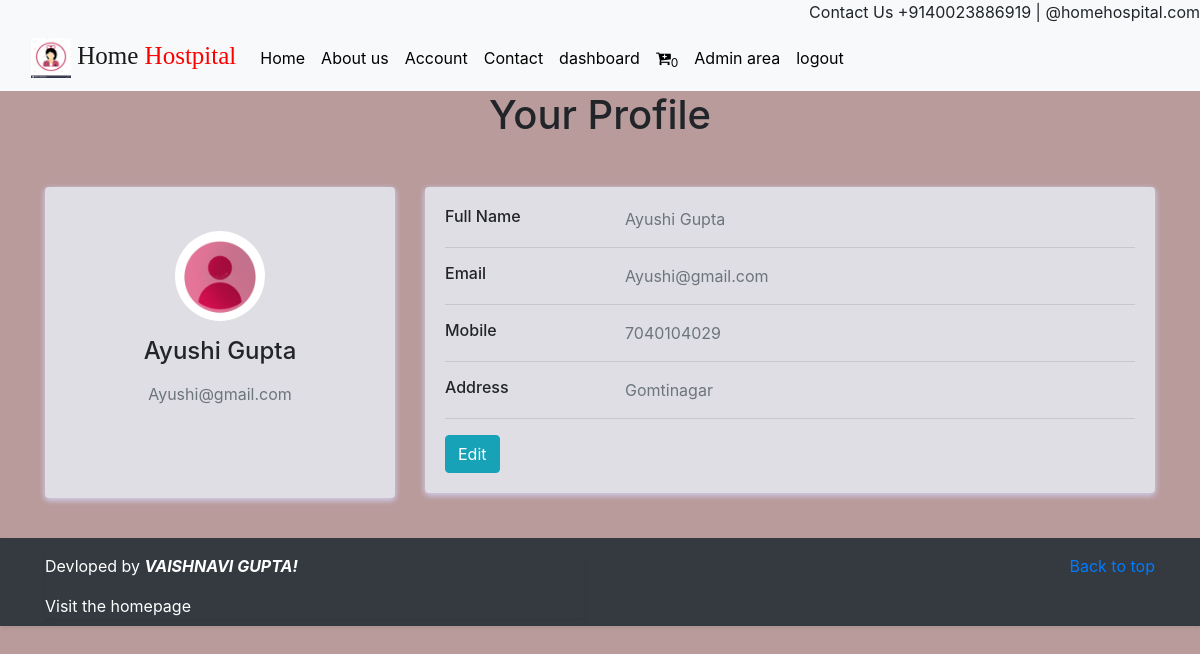
Screenshot of /userprofile/ (signed in) with the database file from the repository.
### app/models.py (models this page shows)
class Profile(models.Model):
    user = models.ForeignKey(User, on_delete=CASCADE)
    Full_Name = models.CharField(max_length=30, default='')
    gender = models.CharField(max_length=6,choices=gender_option, default='')
    email = models.CharField(max_length=30)
    mobile = models.CharField(max_length=15,validators=[phone_regex], default='')
    pic = models.ImageField(upload_to='users')
    update_on = models.DateTimeField(auto_now=True)
    address = models.TextField(default="not available")

### app/views.py (the view)
# urls.py: path('userprofile/', user_profileview, name='up'),
@login_required
def user_profileview(request):
    users = Profile.objects.filter(user__pk=request.user.pk)
    if len(users)==1:
        context= {'userprofile':users}
    else:
        context = {'userprofile': None}
    return render(request, 'user_profile.html',context)

### templates/user_profile.html (shortened to what this page needs)
{% extends 'layout/base.html' %}
{% block content %}
<h1 style="text-align: center;">Your Profile</h1> <br>
<div class="container">
<div class="row gutters-sm">
{% if userprofile %}
{% for data in userprofile %}
    <div class="col-md-4 mb-3 my-3">
        <div class="card">
            <div class="card-body">
                <div class="d-flex flex-column align-items-center text-center"> <br>
                    <img src={{data.pic.url}} alt="Admin" class="rounded-circle"
                        width="90">
                    <div class="mt-3">
                        <h4>{{data.Full_Name}}</h4>
                        <p class="text-muted font-size-sm">{{data.email}}</p> <br>
                    </div>
                </div>
            </div>
        </div>
    </div>
    <div class="col-md-8 my-3">
        <div class="card mb-3">
            <div class="card-body">
                <div class="row">
                    <div class="col-sm-3">
                        <h6 class="mb-0">Full Name</h6>
                    </div>
                    <div class="col-sm-9 text-secondary"> {{data.Full_Name}}</div>
                </div>
                <hr>
                <div class="row">
                    <div class="col-sm-3">
                        <h6 class="mb-0">Email</h6>
                    </div>
                    <div class="col-sm-9 text-secondary"> {{data.email}}</div>
                </div>
                <hr>
                <div class="row">
                    <div class="col-sm-3">
                        <h6 class="mb-0">Mobile</h6>
                    </div>
                    <div class="col-sm-9 text-secondary">{{data.mobile}}</div>
                </div>
                <hr>
                <div class="row">
                    <div class="col-sm-3">
                        <h6 class="mb-0">Address</h6>
                    </div>
                    <div class="col-sm-9 text-secondary"> {{data.address}}</div>
                </div>
                <hr>
                <div class="row">
                    <div class="col-sm-12"> <a class="btn btn-info " target="__blank" href="{% url 'editpro' data.pk %}">Edit</a></div>
                </div>
            </div>
        </div>
    </div>
</div>
{% empty %}
<h5>No data found for human resources</h5>
{% endfor %}
</div>
{% else %}
<h1>please create your profile</h1>
<div class="col-sm-12"> <a class="btn btn-info "  href="{% url 'editpro' user.pk %}">Edit</a></div>
{% endif %}
{% endblock content %}

### templates/user_profile.html (style rules this page uses)
body { background: #b99b9b; background-image: url("https://images.unsplash.com/photo-1519494026892-80bbd2d6fd0d?ixlib=rb-1.2.1&ixid=MnwxMjA3fDB8MHxwaG90by1wYWdlfHx8fGVufDB8fHx8&auto=format&fit=crop&w=1000&q=80"); }
.card { position: relative; display: flex; flex-direction: column; min-width: 0; word-wrap: break-word; background-color: rgb(223, 222, 228); background-clip: border-box; border: 0 solid transparent; border-radius: .25rem; margin-bottom: 1.5rem; box-shadow: 0 2px 6px 0 rgb(218 218 253 / 65%), 0 2px 6px 0 rgb(206 206 238 / 54%); }

### templates/includes/footer.html (style rules this page uses)
p { margin-top: 16px; margin-bottom: 3rem; }

### rows the page displays
Profile: pic (picture), Full_Name "Ayushi Gupta", email "Ayushi@gmail.com", mobile "7040104029", address "Gomtinagar"

### other values shown
{{ request.session.cart|length }} "0"
